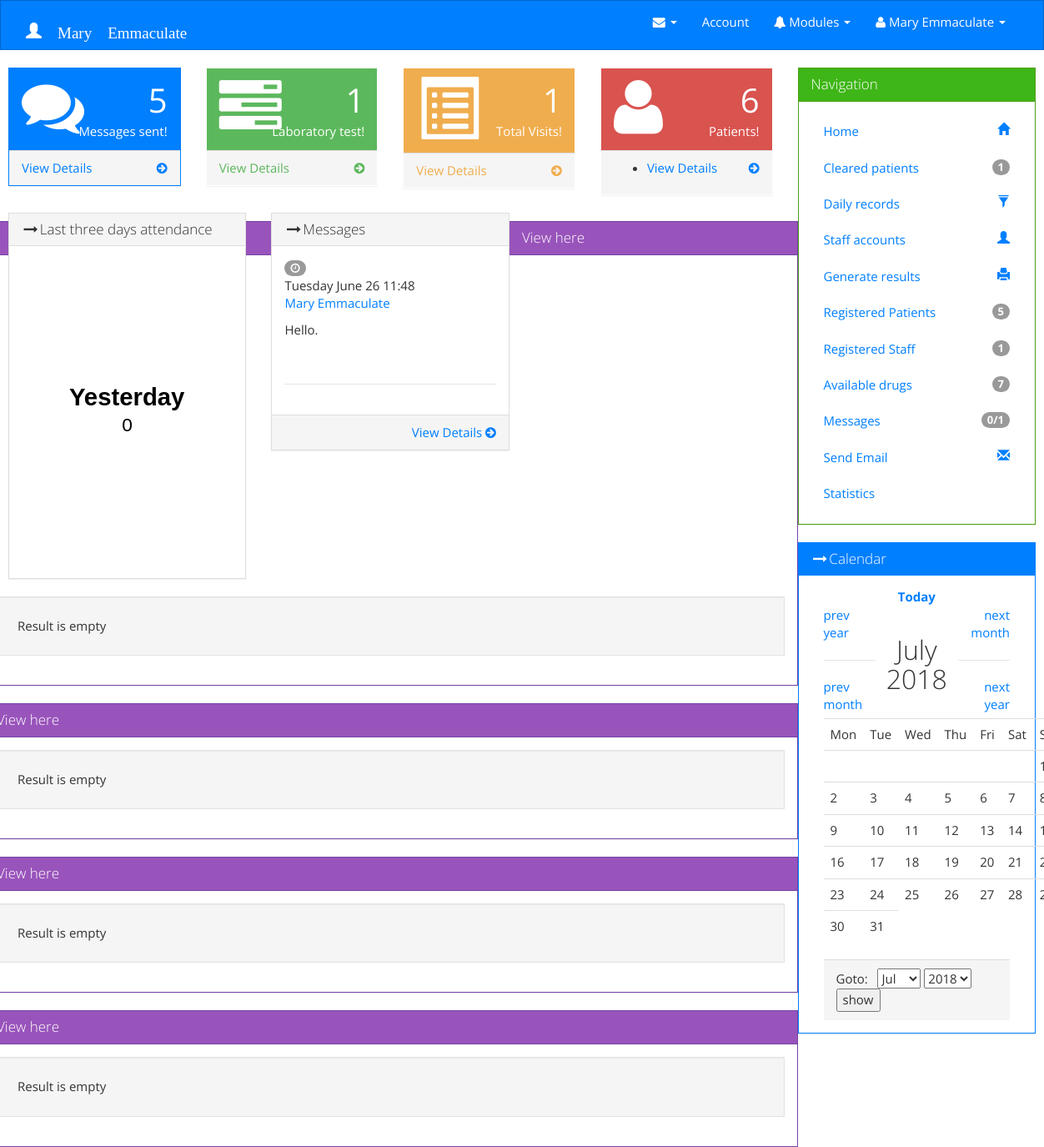
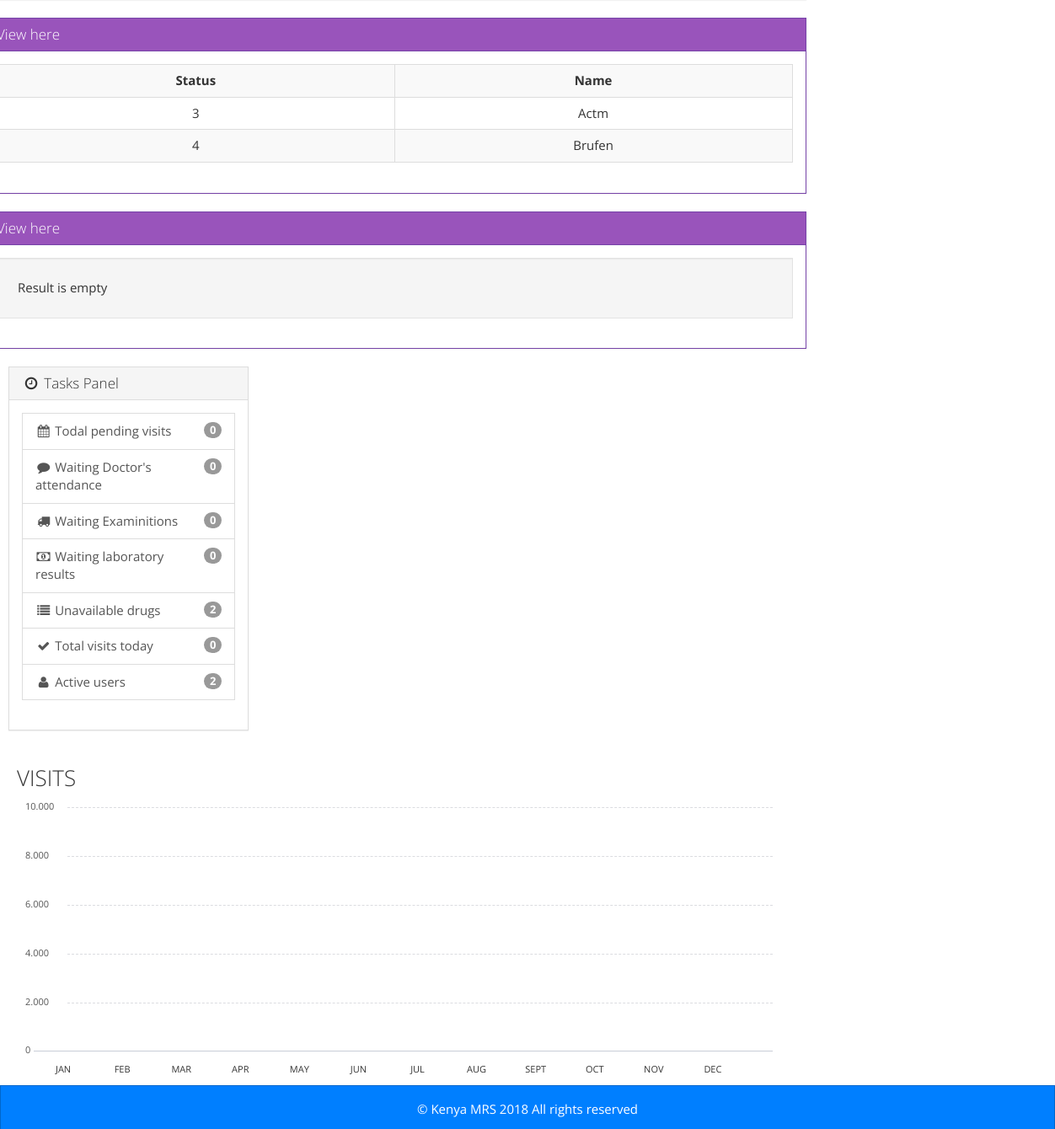
The page /Admin/index.php (signed in) on the database its author committed (2 pictures, top to bottom).
### tables this page shows
CREATE TABLE `message` (
  `time` timestamp NOT NULL DEFAULT CURRENT_TIMESTAMP ON UPDATE CURRENT_TIMESTAMP,
  `fromm` varchar(32) NOT NULL,
  `too` varchar(32) NOT NULL,
  `subject` varchar(32) NOT NULL,
  `message` varchar(100) NOT NULL,
  `read` int(1) NOT NULL DEFAULT '0'
);

CREATE TABLE `staff` (
  `sno` int(4) NOT NULL,
  `first_name` varchar(12) NOT NULL,
  `last_name` varchar(12) NOT NULL,
  `username` varchar(20) NOT NULL,
  `password` varchar(100) NOT NULL DEFAULT 'maseno',
  `level` varchar(1) NOT NULL,
  `dob` varchar(20) DEFAULT NULL,
  `email` varchar(32) DEFAULT NULL,
  `id_no` varchar(22) DEFAULT NULL,
  `tel` varchar(14) DEFAULT NULL,
  `sex` varchar(4) DEFAULT NULL,
  `address` varchar(30) DEFAULT NULL,
  `status` int(1) NOT NULL DEFAULT '1',
  `active` text,
  `profile_image` varchar(100) DEFAULT NULL
);

CREATE TABLE `drugs` (
  `s_no` int(4) NOT NULL,
  `drug` varchar(100) DEFAULT NULL,
  `chem` varchar(100) DEFAULT NULL,
  `status` varchar(1) DEFAULT NULL,
  `weight` int(5) NOT NULL
);

### admin/message.php (the view)
<?php foreach ($msges as $msg) {
  $query = "SELECT * FROM staff WHERE email='{$msg['fromm']}' ";
  $staff = mysqli_fetch_assoc(mysqli_query($connection, $query));
?>
                 <div class="desc">
                 	<div class="thumb">
                 		<span class="badge bg-theme"><i class="fa fa-clock-o"></i></span>
                 	</div>
                 	<div class="details">
                 		<p><muted><?php echo ' '.$date1;?></muted><br/>
                 		   <a href="staffdetails.php?username=<?php echo $staff['username']?>"><?php echo ucwords($staff['first_name'].' '. $staff['last_name']) ; ?></a>  <?php echo ' ' .$msg['message']; ?><br/>
                 		</p>
                 	</div>
                </div><hr>
    <?php  } ?>

### admin/daily_content/drug.php (shortened to what this page needs)
<?php
require_once '../config.php';
?>
<div class="row">
   <div class="panel panel-info">
      <div class="panel-heading">
        <h3 class="panel-title">View here </h3>
      </div>
      <div class="panel-body" style="height:auto">
<?php
try {
   $sql = "SELECT * FROM drugs WHERE status='I'";
   $stmt = $DB->prepare($sql);
   $stmt->execute();
   $vist = $stmt->fetchAll();
} catch (Exception $ex) {
  echo $ex->getMessage();
}
if (count($vist) >0){
?>
        <div class="table-responsive">
          <table class="table table-striped table-hover table-bordered ">
            <tbody><tr>
                <th>Status</th>
                <th>Name</th>
              </tr>
                <?php foreach ($vist as $res) { ?>
                <tr>
                  <td style="text-align: center;"><?php echo $res["s_no"]; ?></td>
                  <td><?php echo $res["drug"]; ?></td>
                <?php }; ?>
                </tr>
               </tbody></table>
        </div>
            <?php }else{ ?>
              <div class="well well-lg"> Result is empty </div>
            <?php };?>
        </div>
    </div>
    </div>

### style.css (style rules this page uses)
.table-bordered > thead > tr > th, .table-bordered > tbody > tr > th, .table-bordered > tfoot > tr > th, .table-bordered > thead > tr > td, .table-bordered > tbody > tr > td, .table-bordered > tfoot > tr > td { text-align: center; }

### elements/css/sb-admin.css (style rules this page uses)
body { margin-top: 1px; }
@media (min-width:768px) { body { margin-top: 5px; } }

### rows shown on the page
message: time "Tuesday June 26 11:48", staff.first_name+last_name "Mary Emmaculate", message "Hello."
drugs: s_no "3", drug "Actm"
drugs: s_no "4", drug "Brufen"

### other values the page prints
$_SESSION['fname'].' '.$_SESSION['lname'] "Mary Emmaculate"
$total_msg "5"
$total_labs "1"
$total_visits "1"
$total_patients "6"
$pend "0"
$Waiting_doctor "0"
$Waiting_exam "0"
$Waiting_result "0"
$drugs "2"
$now "0"
$user "2"
$totla_count "1"
$total_count "5"
$total_c "1"
